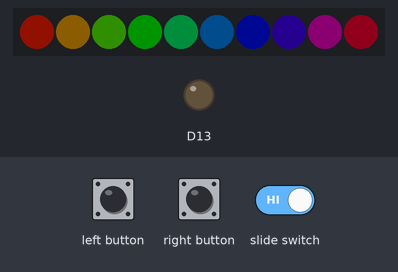
Simulated run of this sketch. Board: Adafruit Circuit Playground Express. Shown: 10 RGB LEDs in strip order, left to right, output pins drawn as LEDs (lit = HIGH). Inputs (shaded band) come from the test bench. Dim RGB values are drawn brighter than linear; random numbers use the default seed unless the sketch sets one.

Above: at 1.2 s.
1.3 s: right button pressed for 0.15 s
At 1.81 s:
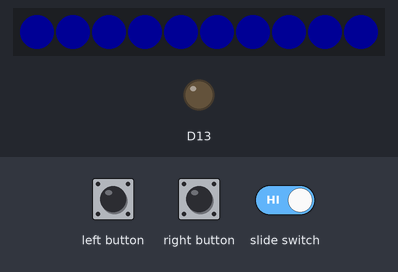
2.0 s: left button pressed for 0.15 s
At 2.49 s:
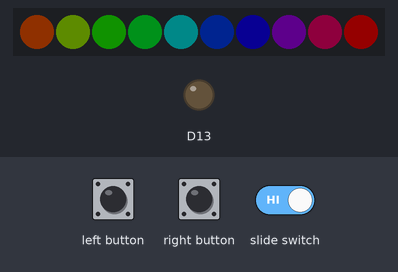
2.7 s: left button pressed for 1 s
At 2.87 s:
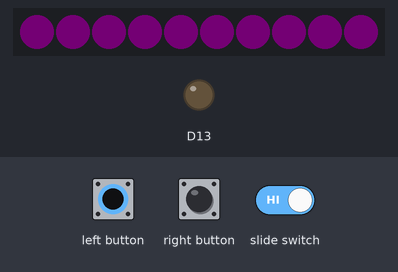
4.3 s: right button pressed for 1 s
5.9 s: slide switch set LOW
At 6.39 s:
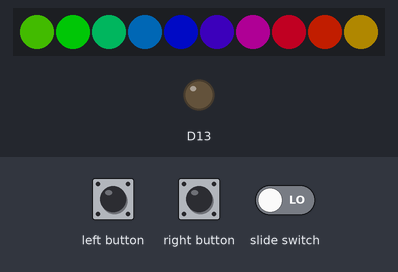
7.9 s: slide switch set HIGH
At 8.2 s:
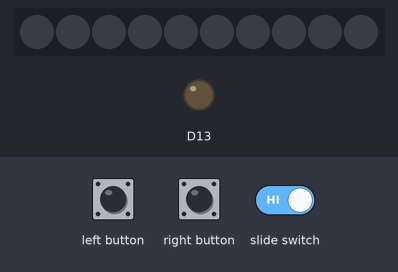

The sketch:

Puzzle.06_Kaleidoscope.ino
```cpp
#include <Adafruit_CircuitPlayground.h>

volatile int ModeControl = 0;

const int switchPin = 7;
const int leftButtonPin = 4;
const int rightButtonPin = 5;

void setup() {
  CircuitPlayground.begin();
  attachInterrupt(digitalPinToInterrupt(leftButtonPin), decreaseMode, FALLING);
  attachInterrupt(digitalPinToInterrupt(rightButtonPin), increaseMode, FALLING);
  attachInterrupt(digitalPinToInterrupt(switchPin), switchMode, CHANGE);
}

void loop() {
  switch (ModeControl) {
    case 0:
      rainbow();
      break;
    case 1:
      flash();
      break;
    case 2:
      twinkle();
      break;
    case 3:
      pulse();
      break;
    case 4:
      fade();
      break;
    default:
      break;
  }
}

void decreaseMode() {
  ModeControl--;
  if (ModeControl < 0) {
    ModeControl = 4;
  }
}

void increaseMode() {
  ModeControl++;
  if (ModeControl > 4) {
    ModeControl = 0;
  }
}

void switchMode() {
  if (CircuitPlayground.slideSwitch()) {
    CircuitPlayground.clearPixels();
    CircuitPlayground.setBrightness(0);
  } else {
    CircuitPlayground.setBrightness(100);
  }
}

void rainbow() {
  uint32_t offset = millis() / 100;
  for (int i = 0; i < 10; ++i) {
    CircuitPlayground.setPixelColor(i, CircuitPlayground.colorWheel(((i * 256 / 10) + offset) & 255));
  }
  delay(50);
}

void flash() {
  for (int i = 0; i < 10; ++i) {
    CircuitPlayground.setPixelColor(i, 0, 0, 255);
  }
  delay(100);
  for (int i = 0; i < 10; ++i) {
    CircuitPlayground.setPixelColor(i, 0, 0, 0);
  }
  delay(100);
}

void twinkle() {
  int randomIndex = random(0, 10); // generate a random number between 0 and 9
  CircuitPlayground.setPixelColor(randomIndex, 255, 0, 0); // light up the randomly selected LED
  delay(500);
  CircuitPlayground.setPixelColor(randomIndex, 0, 0, 0); // turn off the LED
  delay(500);
}


void pulse() {
  for (int i = 0; i <= 255; ++i) {
    int brightness = abs(i - 128);
    for (int j = 0; j < 10; ++j) {
      CircuitPlayground.setPixelColor(j, brightness, brightness, brightness);
    }
    delay(5);
  }
}

void fade() {
  for (int i = 0; i <= 200; ++i) {
    int brightness = i;
    for (int j = 0; j < 10; ++j) {
      CircuitPlayground.setPixelColor(j, brightness, 0, brightness);
    }
    delay(5);
  }
  for (int i = 200; i >= 0; --i) {
    int brightness = i;
    for (int j = 0; j < 10; ++j) {
      CircuitPlayground.setPixelColor(j, brightness, 0, brightness);
    }
    delay(5);
  }
}
```
